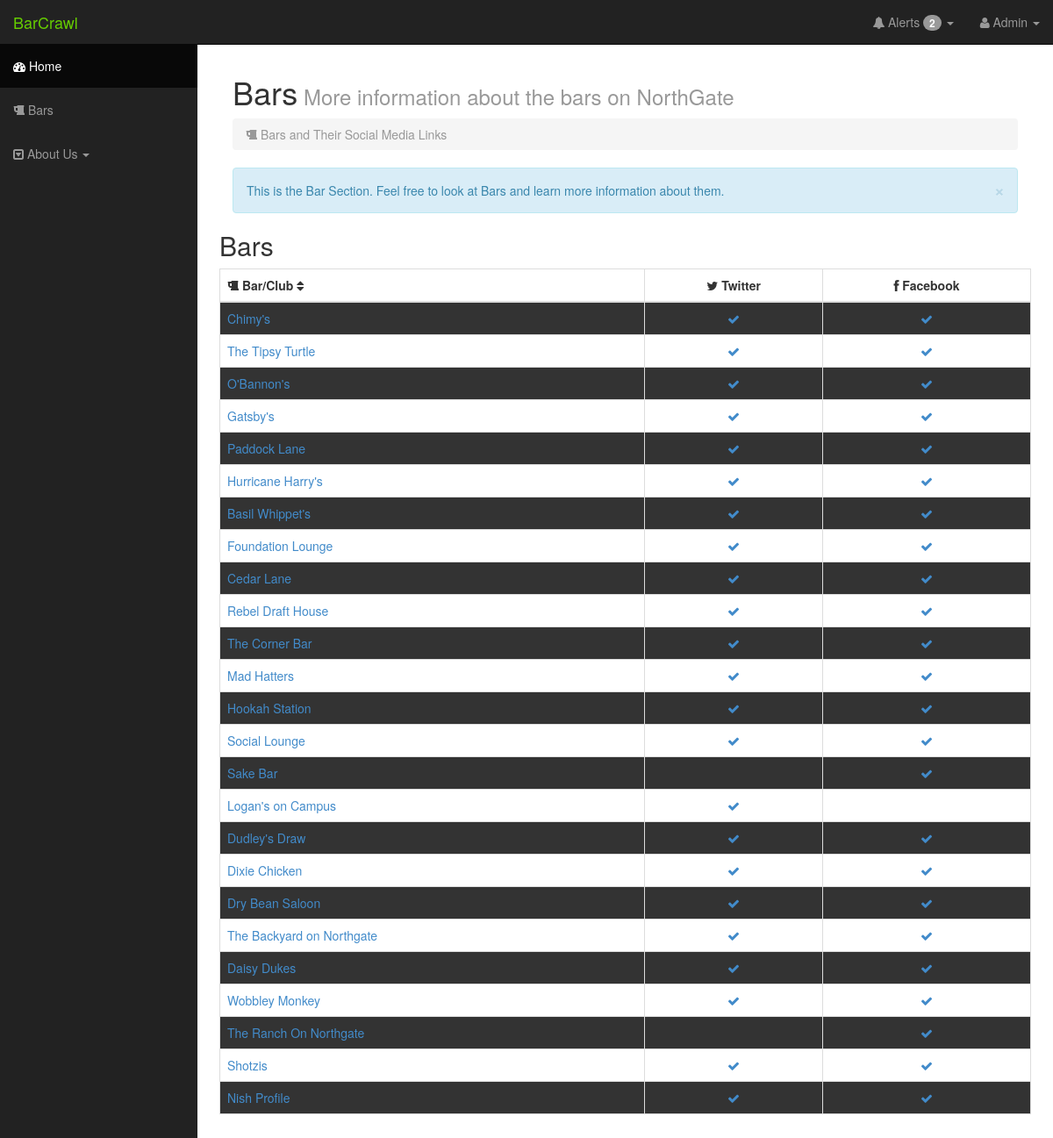
The app's page /twitterhandler/bars/, older data.
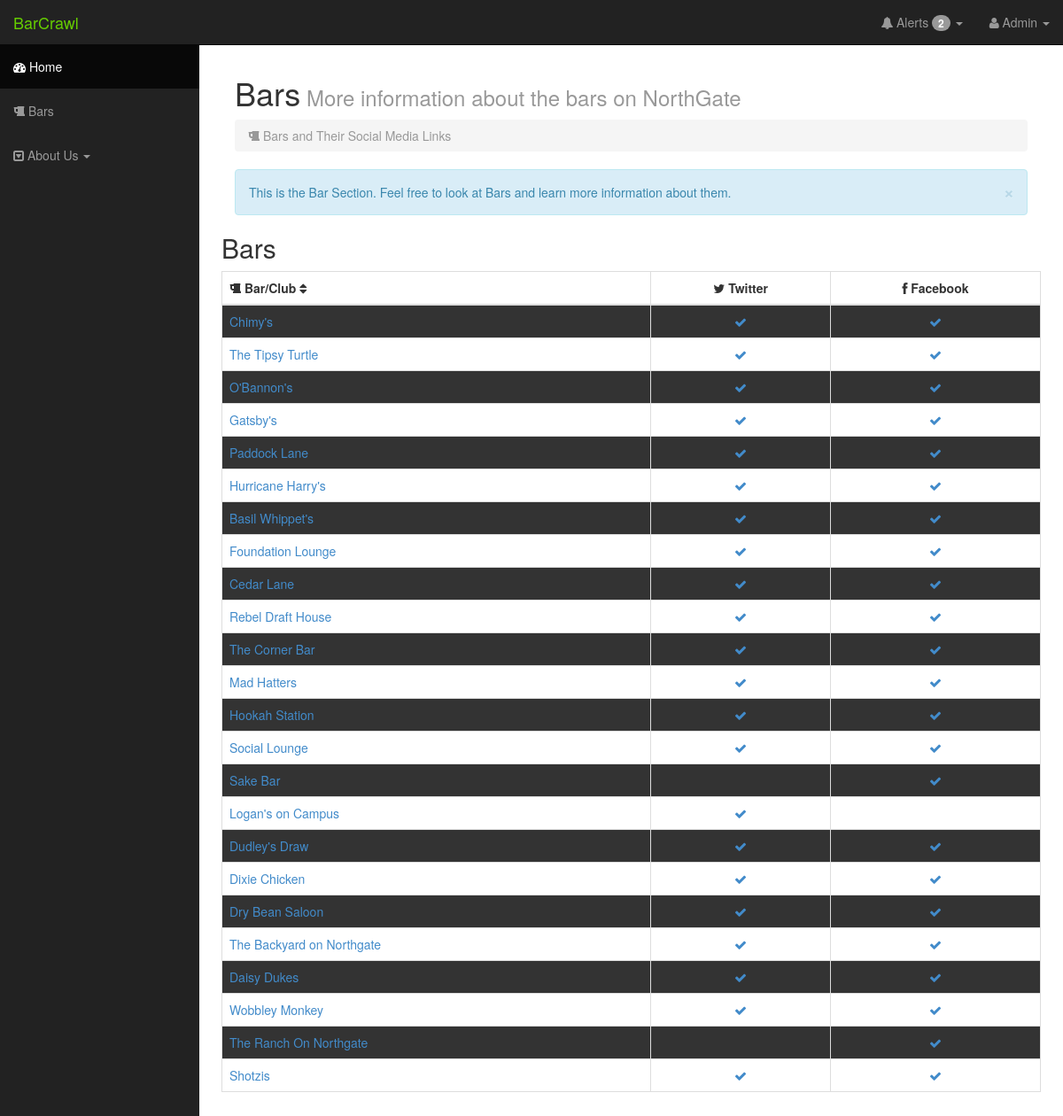
The same page, newer data.
### location/models.py (models this page shows, shortened)
class Location(models.Model):
	country = models.CharField(max_length=50)
	city = models.CharField(max_length=50)
	place_name = models.CharField(max_length=100)
	twitter_handle = models.CharField(max_length=30,default="",help_text="The twitter handle of the location.")
	twitter_id = models.CharField(max_length=50,default="",help_text="The twitter user id of the location")
	fb_id = models.CharField(max_length=50,default="",help_text="The facebook id of the location")
	tweeter_count = models.IntegerField(default=0,help_text="Number of twitter users at the location.")
	fb_user_count = models.IntegerField(default=0,help_text="Number of fb users at the location.")
	lattitude_1 = models.FloatField(default=0)
	longitude_1 = models.FloatField(default=0)
	lattitude_2 = models.FloatField(default=0)
	longitude_2 = models.FloatField(default=0)
	lattitude_3 = models.FloatField(default=0)
	longitude_3 = models.FloatField(default=0)
	lattitude_4 = models.FloatField(default=0)
	longitude_4 = models.FloatField(default=0)
	lattitude_center = models.FloatField(default=0)
	longitude_center = models.FloatField(default=0)

### twitterhandler/views.py (the view)
def locationList(request):
	loc_list = Location.objects.order_by('-tweeter_count')
	context = { 'loc_list': loc_list}
	return render(request, 'twitterhandler/allbars.html', context)

### twitterhandler/templates/twitterhandler/allbars.html (shortened to what this page needs)
{% extends "twitterhandler/base_site.html" %}
{% block content %}
{% load static %}
<div id="row">
	<div class="col-lg-12">
		<h1>Bars<small>  More information about the bars on NorthGate</small></h1>
		<ol class="breadcrumb">
			<li class="active"><i class="fa fa-beer"></i> Bars and Their Social Media Links</li>
		</ol>
		<div class="alert alert-info alert-dismissable">
			<button type="button" class="close" data-dismiss="alert" aria-hidden="true">&times;</button>
			This is the Bar Section. Feel free to look at Bars and learn more information about them.
		</div>
	</div>
</div>
<div id="row">
	<h2> Bars </h2>
	<div class="table-responsibe">
		<table class="table table-bordered table-hover table-striped tablesorter">
			<thead>
				<tr>
					<th><span class="fa fa-beer"></span> Bar/Club <i class="fa fa-sort"></i></th>
					<th><div class="text-center"><span class="fa fa-twitter"></span> Twitter</div></th>
					<th><div class="text-center"><span class="fa fa-facebook"></span> Facebook</div></th>
				</tr>
			</thead>
			{% if loc_list %}
			<tbody>
				{% for loc in loc_list %}
					<tr>
						<td><a href="{% url 'twitterhandler:locationDetails' loc.id%}">{{ loc.place_name}}</a></td>
						{% if loc.twitter_handle != "DNE" or not loc.twitter_handle %}
							<td align="center"><a style="display:block;width:100%;height:100%;text-decoration:none;" href="http://www.twitter.com/{{loc.twitter_handle}}"><i class="fa fa-check"></i></a></td>
						{% else %}
							<td align="center"></td>
						{% endif %}
						{% if loc.fb_id != "DNE" or not loc.fb_id %}
							<td align="center"><a style="display:block;width:100%;height:100%;text-decoration:none;" href="http://www.facebook.com/{{loc.fb_id}}"><i class="fa fa-check"></i></a></td>
						{% else %}
							<td align="center"></td>
						{% endif %}
					</tr>
				{% endfor %}
			</tbody>
			{% endif %}
			</table>
	</div>
</div>
{% endblock %}

Row changes from the older to the newer data that the page shows:
removed Location: place_name "Nish Profile"
